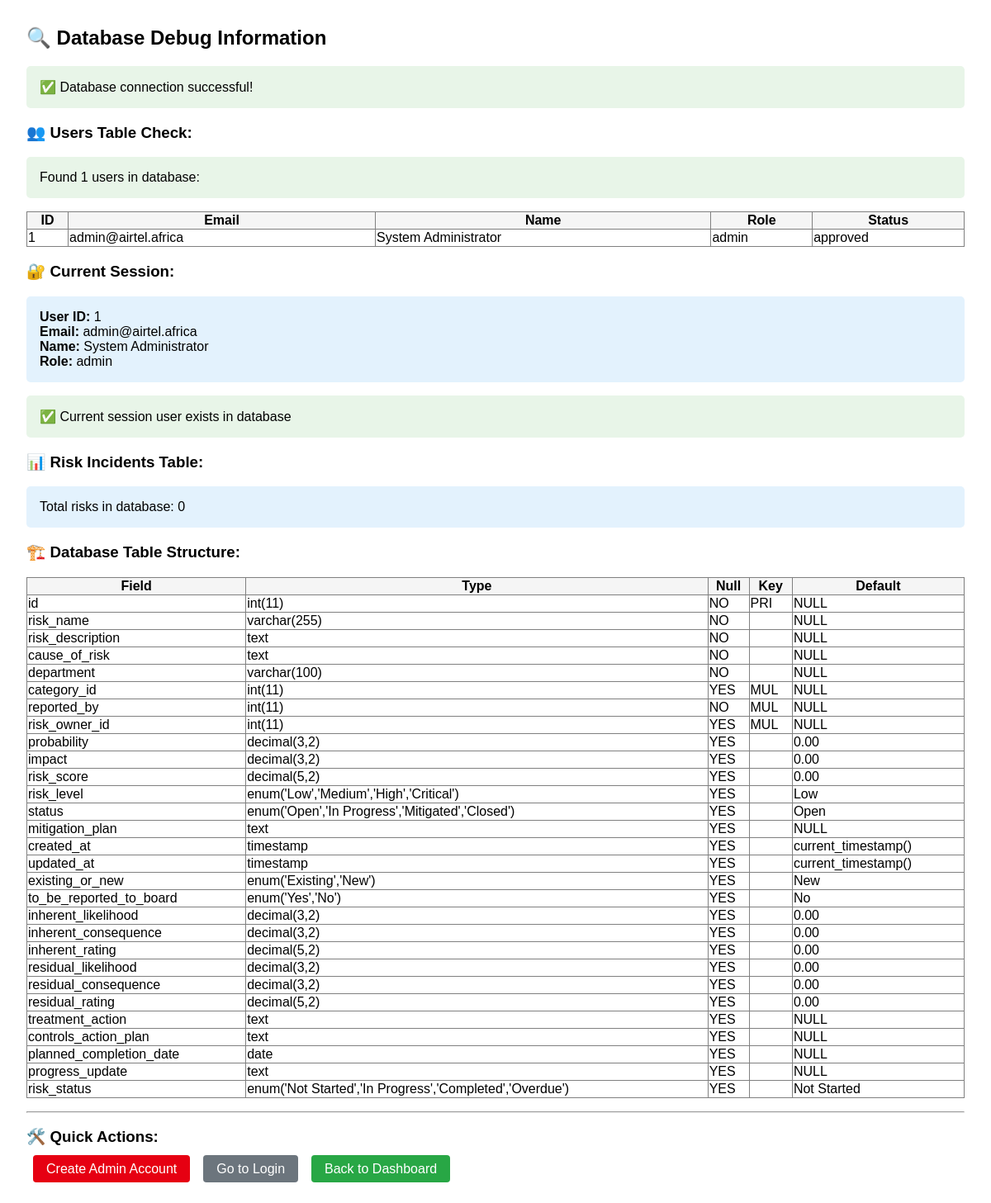
Screenshot of /debug_database.php (signed in) with the database file from the repository.
### tables this page shows
CREATE TABLE users (
    id INT AUTO_INCREMENT PRIMARY KEY,
    email VARCHAR(255) UNIQUE NOT NULL,
    password VARCHAR(255) NOT NULL,
    full_name VARCHAR(255) NOT NULL,
    role ENUM('staff', 'risk_owner', 'compliance', 'admin') NOT NULL,
    department VARCHAR(100),
    status ENUM('pending', 'approved', 'suspended') DEFAULT 'pending',
    created_at TIMESTAMP DEFAULT CURRENT_TIMESTAMP,
    updated_at TIMESTAMP DEFAULT CURRENT_TIMESTAMP ON UPDATE CURRENT_TIMESTAMP
);

### debug_database.php (the view, shortened to what this page needs)
<?php
echo "<h2>🔍 Database Debug Information</h2>";
try {
    $database = new Database();
    $db = $database->getConnection();
    echo "<div class='success'>✅ Database connection successful!</div>";
    echo "<h3>👥 Users Table Check:</h3>";
    $users_query = "SELECT id, email, full_name, role, status FROM users ORDER BY id";
    $users_stmt = $db->prepare($users_query);
    $users_stmt->execute();
    $users = $users_stmt->fetchAll(PDO::FETCH_ASSOC);
    if (count($users) > 0) {
        echo "<div class='success'>Found " . count($users) . " users in database:</div>";
        echo "<table border='1' style='border-collapse: collapse; width: 100%; margin: 1rem 0;'>";
        echo "<tr style='background: #f5f5f5;'><th>ID</th><th>Email</th><th>Name</th><th>Role</th><th>Status</th></tr>";
        foreach ($users as $user) {
            echo "<tr>";
            echo "<td>" . $user['id'] . "</td>";
            echo "<td>" . htmlspecialchars($user['email']) . "</td>";
            echo "<td>" . htmlspecialchars($user['full_name']) . "</td>";
            echo "<td>" . $user['role'] . "</td>";
            echo "<td>" . $user['status'] . "</td>";
            echo "</tr>";
        }
        echo "</table>";
    }
    echo "<h3>🔐 Current Session:</h3>";
    if (isset($_SESSION['user_id'])) {
        echo "<div class='info'>";
        echo "<strong>User ID:</strong> " . $_SESSION['user_id'] . "<br>";
        echo "<strong>Email:</strong> " . ($_SESSION['email'] ?? 'Not set') . "<br>";
        echo "<strong>Name:</strong> " . ($_SESSION['full_name'] ?? 'Not set') . "<br>";
        echo "<strong>Role:</strong> " . ($_SESSION['role'] ?? 'Not set');
        echo "</div>";
        $current_user_query = "SELECT * FROM users WHERE id = :user_id";
        $current_user_stmt = $db->prepare($current_user_query);
        $current_user_stmt->bindParam(':user_id', $_SESSION['user_id']);
        $current_user_stmt->execute();
        if ($current_user_stmt->rowCount() > 0) {
            echo "<div class='success'>✅ Current session user exists in database</div>";
        } else {
            echo "<div class='error'>❌ Current session user NOT found in database!</div>";
            echo "<p><strong>Solution:</strong> Please log out and log in again, or create a new account.</p>";
        }
    } else {
        echo "<div class='error'>❌ No active session found</div>";
        echo "<p><a href='login.php' style='background: #E60012; color: white; padding: 0.5rem 1rem; text-decoration: none; border-radius: 4px;'>Go to Login</a></p>";
    }
    echo "<h3>📊 Risk Incidents Table:</h3>";
    $risks_query = "SELECT COUNT(*) as count FROM risk_incidents";
    $risks_stmt = $db->prepare($risks_query);
    $risks_stmt->execute();
    $risk_count = $risks_stmt->fetch(PDO::FETCH_ASSOC);
    echo "<div class='info'>Total risks in database: " . $risk_count['count'] . "</div>";
    echo "<h3>🏗️ Database Table Structure:</h3>";
    $structure_query = "DESCRIBE risk_incidents";
    $structure_stmt = $db->prepare($structure_query);
    $structure_stmt->execute();
    $columns = $structure_stmt->fetchAll(PDO::FETCH_ASSOC);
    echo "<table border='1' style='border-collapse: collapse; width: 100%; margin: 1rem 0;'>";
    echo "<tr style='background: #f5f5f5;'><th>Field</th><th>Type</th><th>Null</th><th>Key</th><th>Default</th></tr>";
    foreach ($columns as $column) {
        echo "<tr>";
        echo "<td>" . $column['Field'] . "</td>";
        echo "<td>" . $column['Type'] . "</td>";
        echo "<td>" . $column['Null'] . "</td>";
        echo "<td>" . $column['Key'] . "</td>";
        echo "<td>" . ($column['Default'] ?? 'NULL') . "</td>";
        echo "</tr>";
    }
    echo "</table>";
} catch (Exception $e) {
    echo "<div class='error'>❌ Database Error: " . $e->getMessage() . "</div>";
}
echo "<hr>";
echo "<h3>🛠️ Quick Actions:</h3>";
echo "<a href='dev_setup.php' style='background: #E60012; color: white; padding: 0.5rem 1rem; text-decoration: none; border-radius: 4px; margin: 0.5rem;'>Create Admin Account</a>";
echo "<a href='login.php' style='background: #6c757d; color: white; padding: 0.5rem 1rem; text-decoration: none; border-radius: 4px; margin: 0.5rem;'>Go to Login</a>";
echo "<a href='staff_dashboard.php' style='background: #28a745; color: white; padding: 0.5rem 1rem; text-decoration: none; border-radius: 4px; margin: 0.5rem;'>Back to Dashboard</a>";
?>

### debug_database.php (style rules this page uses)
.info { background: #e3f2fd; padding: 1rem; border-radius: 5px; margin: 1rem 0; }
.success { background: #e8f5e8; padding: 1rem; border-radius: 5px; margin: 1rem 0; }

### rows the page displays
users: id "1", email "admin@airtel.africa", full_name "System Administrator", role "admin", status "approved"

### other values shown
count($users) "1"
$_SESSION['user_id'] "1"
$_SESSION['email'] "admin@airtel.africa"
$_SESSION['full_name'] "System Administrator"
$_SESSION['role'] "admin"
$risk_count['count'] "0"
$column['Field'] "id"
$column['Type'] "int(11)"
$column['Null'] "NO"
$column['Key'] "PRI"
$column['Default'] "NULL"
$column['Field'] "risk_name"
$column['Type'] "varchar(255)"
$column['Field'] "risk_description"
$column['Type'] "text"
